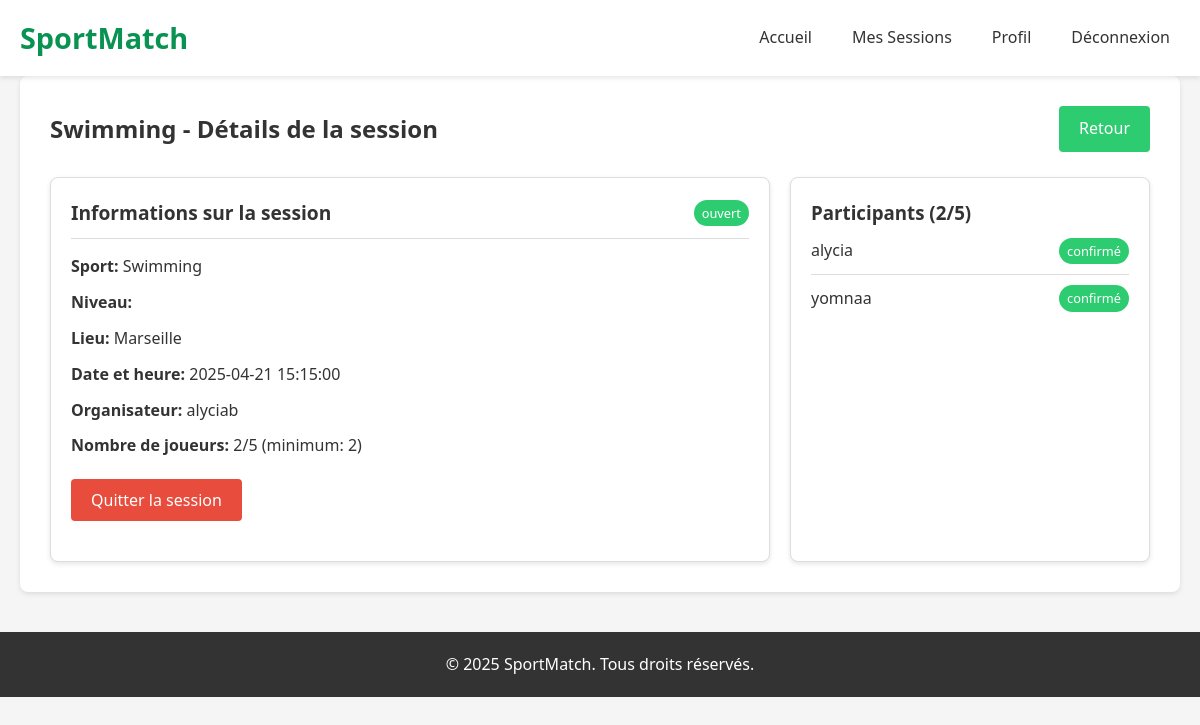
/sessions/2 (signed in), run on the app's committed database.
### tables this page shows
CREATE TABLE sports (
        id INTEGER PRIMARY KEY AUTOINCREMENT,
        name TEXT NOT NULL UNIQUE
    );

CREATE TABLE users (
        id INTEGER PRIMARY KEY AUTOINCREMENT,
        username TEXT NOT NULL UNIQUE,
        password_hash TEXT NOT NULL,
        email TEXT NOT NULL UNIQUE,
        created_at TIMESTAMP NOT NULL
    );

CREATE TABLE participants (
        id INTEGER PRIMARY KEY AUTOINCREMENT,
        session_id INTEGER NOT NULL,
        user_id INTEGER NOT NULL,
        status TEXT NOT NULL,
        FOREIGN KEY (session_id) REFERENCES sessions (id),
        FOREIGN KEY (user_id) REFERENCES users (id),
        UNIQUE (session_id, user_id)
    );

### app.py (the view)
@app.route('/sessions/<int:session_id>', methods=['GET'])
@login_required
def session_details(session_id):
    sport_session = model.get_session(session_id)
    if not sport_session:
        flash('Session introuvable.')
        return redirect(url_for('home'))
    participants = model.get_session_participants(session_id)
    is_participant = False
    for p in participants:
        if p['user_id'] == session['user_id']:
            is_participant = True
            break
    is_creator = sport_session['creator_id'] == session['user_id']
    return render_template('session_details.html',
                          session=sport_session,
                          participants=participants,
                          is_participant=is_participant,
                          is_creator=is_creator)

### app.py (called while the page is built)
def login_required(f):
    @wraps(f)
    def decorated_function(*args, **kwargs):
        if 'user_id' not in session:
            return redirect(url_for('login', next=request.url))
        return f(*args, **kwargs)
    return decorated_function

### data_model.py (called while the page is built)
def get_db_connection():
    conn = sqlite3.connect('sportmatch.db')
    conn.row_factory = sqlite3.Row
    return conn

def get_session(session_id):
    conn = get_db_connection()
    query = '''
    SELECT s.*, sp.name as sport_name, sl.level as skill_level,
           u.username as creator_name
    FROM sessions s
    JOIN sports sp ON s.sport_id = sp.id
    JOIN skill_levels sl ON s.skill_level_id = sl.id
    JOIN users u ON s.creator_id = u.id
    WHERE s.id = ?
    '''
    session = conn.execute(query, (session_id,)).fetchone()
    conn.close()
    return session

def get_session_participants(session_id):
    conn = get_db_connection()
    query = '''
    SELECT p.*, u.username
    FROM participants p
    JOIN users u ON p.user_id = u.id
    WHERE p.session_id = ?
    '''
    participants = conn.execute(query, (session_id,)).fetchall()
    conn.close()
    return participants

### templates/session_details.html (shortened to what this page needs)
<!DOCTYPE html>
<html lang="fr">
<head>
    <link rel="stylesheet" href="{{ url_for('static', filename='css/style.css') }}">
</head>
<body>
    <header>
        <div class="container">
            <h1>SportMatch</h1>
            <nav>
                <ul>
                    <li><a href="{{ url_for('home') }}">Accueil</a></li>
                    <li><a href="{{ url_for('my_sessions') }}">Mes Sessions</a></li>
                    <li><a href="{{ url_for('profile') }}">Profil</a></li>
                    <li><a href="{{ url_for('logout') }}">Déconnexion</a></li>
                </ul>
            </nav>
        </div>
    </header>
    <main class="container">
        <section class="session-details-section">
            <div class="section-header">
                <h2>{{ session.sport_name }} - Détails de la session</h2>
                <a href="{{ url_for('home') }}" class="button secondary">Retour</a>
            </div>
            <div class="session-info">
                <div class="info-card">
                    <div class="card-header">
                        <h3>Informations sur la session</h3>
                        <span class="status-badge {{ session.status }}">{{ session.status }}</span>
                    </div>
                    <div class="card-body">
                        <p><strong>Sport:</strong> {{ session.sport_name }}</p>
                        <p><strong>Niveau:</strong> <span class="level-badge {{ session.skill_level.lower() }}">{{ session.skill_level }}</span></p>
                        <p><strong>Lieu:</strong> {{ session.location }}</p>
                        <p><strong>Date et heure:</strong> {{ session.datetime }}</p>
                        <p><strong>Organisateur:</strong> {{ session.creator_name }}</p>
                        <p><strong>Nombre de joueurs:</strong> {{ participants|length }}/{{ session.max_players }} (minimum: {{ session.min_players }})</p>
                        {% if is_creator %}
                            <div class="creator-actions">
                                {% if session.status == 'ouvert' %}
                                    <form action="{{ url_for('update_session_status', session_id=session.id) }}" method="post" style="display: inline;">
                                        <input type="hidden" name="status" value="complet">
                                        <button type="submit" class="button">Marquer comme complet</button>
                                    </form>
                                {% elif session.status == 'complet' %}
                                    <form action="{{ url_for('update_session_status', session_id=session.id) }}" method="post" style="display: inline;">
                                        <input type="hidden" name="status" value="ouvert">
                                        <button type="submit" class="button">Réouvrir la session</button>
                                    </form>
                                {% endif %}
                                <form action="{{ url_for('update_session_status', session_id=session.id) }}" method="post" style="display: inline;">
                                    <input type="hidden" name="status" value="annulé">
                                    <button type="submit" class="button danger">Annuler la session</button>
                                </form>
                            </div>
                        {% else %}
                            <div class="participant-actions">
                                {% if not is_participant and session.status == 'ouvert' %}
                                    <form action="{{ url_for('join_session', session_id=session.id) }}" method="post">
                                        <button type="submit" class="button primary">Rejoindre la session</button>
                                    </form>
                                {% elif is_participant %}
                                    <form action="{{ url_for('leave_session', session_id=session.id) }}" method="post">
                                        <button type="submit" class="button danger">Quitter la session</button>
                                    </form>
                                {% endif %}
                            </div>
                        {% endif %}
                    </div>
                </div>
                <div class="participants-card">
                    <h3>Participants ({{ participants|length }}/{{ session.max_players }})</h3>
                    {% if participants %}
                        <ul class="participants-list">
                            {% for participant in participants %}
                                <li>
                                    <div class="participant-info">
                                        <span class="participant-name">{{ participant.username }}</span>
                                        <span class="participant-status {{ participant.status }}">{{ participant.status }}</span>
                                    </div>
                                </li>
                            {% endfor %}
                        </ul>
                    {% else %}
                        <p>Aucun participant pour le moment.</p>
                    {% endif %}
                </div>
            </div>
        </section>
    </main>
    <footer>
        <div class="container">
            <p>&copy; 2025 SportMatch. Tous droits réservés.</p>
        </div>
    </footer>
</body>
</html>

### static/css/style.css (style rules this page uses)
:root { --primary-color: #099352; --primary-dark: #24673f; --secondary-color: #2ecc71; --secondary-dark: #27ae60; --danger-color: #e74c3c; --danger-dark: #c0392b; --light-gray: #f5f5f5; --gray: #ddd; --dark-gray: #777; --black: #333; --white: #fff; --shadow: 0 2px 5px rgba(0, 0, 0, 0.1); --transition: all 0.3s ease; --level-debutant: #3498db; --level-intermediaire: #2ecc71; --level-avance: #f39c12; --level-expert: #e74c3c; --status-ouvert: #2ecc71; --status-complet: #f39c12; --status-annule: #e74c3c; --status-termine: #7f8c8d; --participant-confirme: #2ecc71; --participant-en-attente: #f39c12; }
* { margin: 0; padding: 0; box-sizing: border-box; font-family: 'Segoe UI', Tahoma, Geneva, Verdana, sans-serif; }
body { background-color: var(--light-gray); color: var(--black); line-height: 1.6; }
.container { width: 100%; max-width: 1200px; margin: 0 auto; padding: 0 20px; }
header { background-color: var(--white); box-shadow: var(--shadow); padding: 15px 0; position: sticky; top: 0; z-index: 100; }
header .container { display: flex; justify-content: space-between; align-items: center; }
header h1 { color: var(--primary-color); font-size: 1.8rem; font-weight: 700; }
nav ul { display: flex; list-style: none; }
nav ul li { margin-left: 20px; }
nav ul li a { color: var(--black); text-decoration: none; font-weight: 500; padding: 5px 10px; border-radius: 4px; transition: var(--transition); }
.button { display: inline-block; padding: 10px 20px; border: none; border-radius: 4px; background-color: var(--primary-color); color: var(--white); font-weight: 500; font-size: 1rem; cursor: pointer; text-decoration: none; transition: var(--transition); text-align: center; }
.button.secondary { background-color: var(--secondary-color); }
.button.danger { background-color: var(--danger-color); }
main { padding: 40px 0; }
section { margin-bottom: 40px; background-color: var(--white); border-radius: 8px; box-shadow: var(--shadow); padding: 30px; }
.section-header { display: flex; justify-content: space-between; align-items: center; margin-bottom: 25px; }
.section-header h2 { font-size: 1.5rem; font-weight: 600; color: var(--black); }
.level-badge { display: inline-block; padding: 3px 8px; border-radius: 50px; font-size: 0.8rem; font-weight: 500; color: var(--white); }
.status-badge { display: inline-block; padding: 3px 8px; border-radius: 50px; font-size: 0.8rem; font-weight: 500; color: var(--white); }
.status-badge.ouvert { background-color: var(--status-ouvert); }
.participant-status { display: inline-block; padding: 3px 8px; border-radius: 50px; font-size: 0.8rem; font-weight: 500; color: var(--white); }
.participant-status.confirmé { background-color: var(--participant-confirme); }
.session-info { display: grid; grid-template-columns: 2fr 1fr; gap: 20px; }
.info-card, .participants-card { background-color: var(--white); border-radius: 8px; box-shadow: var(--shadow); padding: 20px; border: 1px solid var(--gray); }
.card-header { display: flex; justify-content: space-between; align-items: center; margin-bottom: 15px; padding-bottom: 10px; border-bottom: 1px solid var(--gray); }
.card-header h3 { font-size: 1.2rem; font-weight: 600; }
.card-body { margin-bottom: 20px; }
.card-body p { margin-bottom: 10px; }
.creator-actions, .participant-actions { margin-top: 20px; display: flex; gap: 10px; }
.participants-list { list-style: none; }
.participants-list li { padding: 10px 0; border-bottom: 1px solid var(--gray); }
.participants-list li:last-child { border-bottom: none; }
.participant-info { display: flex; justify-content: space-between; align-items: center; }
.participant-name { font-weight: 500; }
footer { background-color: var(--black); color: var(--white); padding: 20px 0; text-align: center; margin-top: 40px; }

### data on the page
sports: sport_name "Swimming"
users: creator_name "alyciab"
participants: username "alycia", status "confirmé"
participants: username "yomnaa", status "confirmé"

### other printed values
{{ session.status }} "ouvert"
{{ session.location }} "Marseille"
{{ session.datetime }} "2025-04-21 15:15:00"
{{ participants|length }} "2"
{{ session.max_players }} "5"
{{ session.min_players }} "2"
